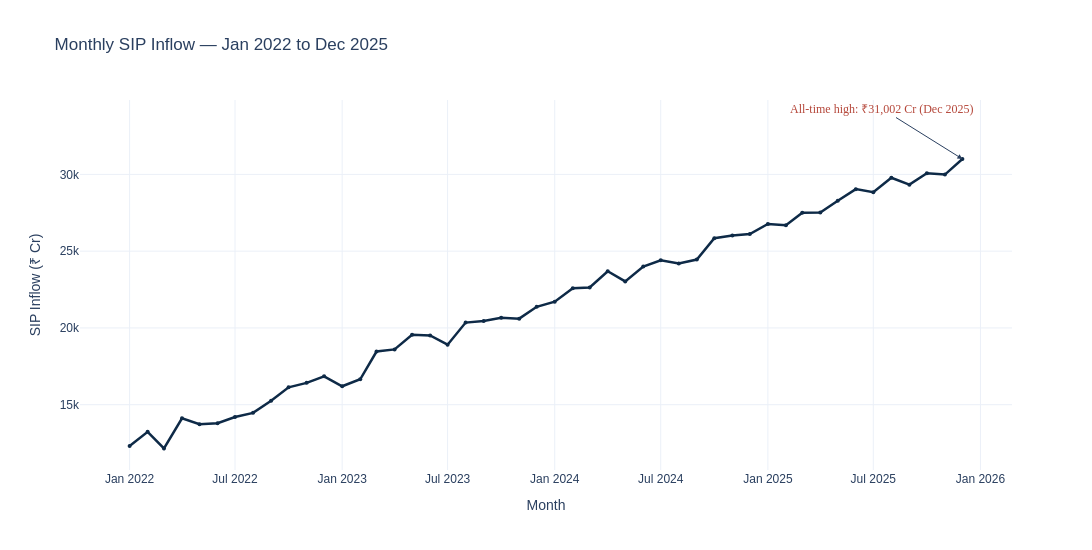

Notebook code for this chart:
### Markdown cell above
## 3. SIP Inflow Time-Series — Jan 2022 to Dec 2025
Monthly SIP contribution trend, annotating the **₹31,002 Cr all-time high** in December 2025.

### Code cell
sip['month_dt'] = pd.to_datetime(sip['month'])
peak_row = sip.loc[sip['sip_inflow_cr'].idxmax()]

fig = go.Figure()
fig.add_trace(go.Scatter(x=sip['month_dt'], y=sip['sip_inflow_cr'], mode='lines+markers',
                          line=dict(color=NAVY, width=2.5), marker=dict(size=4)))
fig.add_annotation(x=peak_row['month_dt'], y=peak_row['sip_inflow_cr'],
                    text=f"All-time high: ₹{peak_row['sip_inflow_cr']:,.0f} Cr (Dec 2025)",
                    showarrow=True, arrowhead=2, ax=-80, ay=-50,
                    font=dict(size=12, color=CORAL, family='Arial Black'))
fig.update_layout(title='Monthly SIP Inflow — Jan 2022 to Dec 2025',
                   xaxis_title='Month', yaxis_title='SIP Inflow (₹ Cr)',
                   template='plotly_white', height=550, width=1100, font=dict(family='Arial', size=12))
save_plotly(fig, '04_sip_monthly_trend')

### Figure 1 — Plotly figure (JSON) as saved in the notebook; plotly's stock layout.template omitted (floating-point values rounded to 4 significant figures)
{"data": [{"line": {"color": "#0E2A47", "width": 2.5}, "marker": {"size": 4}, "mode": "lines+markers", "type": "scatter", "x": ["2022-01-01T00:00:00.000000", "2022-02-01T00:00:00.000000", "2022-03-01T00:00:00.000000", "2022-04-01T00:00:00.000000", "2022-05-01T00:00:00.000000", "2022-06-01T00:00:00.000000", "2022-07-01T00:00:00.000000", "2022-08-01T00:00:00.000000", "2022-09-01T00:00:00.000000", "2022-10-01T00:00:00.000000", "2022-11-01T00:00:00.000000", "2022-12-01T00:00:00.000000", "2023-01-01T00:00:00.000000", "2023-02-01T00:00:00.000000", "2023-03-01T00:00:00.000000", "2023-04-01T00:00:00.000000", "2023-05-01T00:00:00.000000", "2023-06-01T00:00:00.000000", "2023-07-01T00:00:00.000000", "2023-08-01T00:00:00.000000", "2023-09-01T00:00:00.000000", "2023-10-01T00:00:00.000000", "2023-11-01T00:00:00.000000", "2023-12-01T00:00:00.000000", "2024-01-01T00:00:00.000000", "2024-02-01T00:00:00.000000", "2024-03-01T00:00:00.000000", "2024-04-01T00:00:00.000000", "2024-05-01T00:00:00.000000", "2024-06-01T00:00:00.000000", "2024-07-01T00:00:00.000000", "2024-08-01T00:00:00.000000", "2024-09-01T00:00:00.000000", "2024-10-01T00:00:00.000000", "2024-11-01T00:00:00.000000", "2024-12-01T00:00:00.000000", "2025-01-01T00:00:00.000000", "2025-02-01T00:00:00.000000", "2025-03-01T00:00:00.000000", "2025-04-01T00:00:00.000000", "2025-05-01T00:00:00.000000", "2025-06-01T00:00:00.000000", "2025-07-01T00:00:00.000000", "2025-08-01T00:00:00.000000", "2025-09-01T00:00:00.000000", "2025-10-01T00:00:00.000000", "2025-11-01T00:00:00.000000", "2025-12-01T00:00:00.000000"], "y": [12310.0, 13230.0, 12150.0, 14110.0, 13730.0, 13800.0, 14200.0, 14470.0, 15260.0, 16140.0, 16420.0, 16850.0, 16200.0, 16660.0, 18460.0, 18600.0, 19550.0, 19510.0, 18910.0, 20350.0, 20460.0, 20670.0, 20600.0, 21380.0, 21710.0, 22580.0, 22640.0, 23690.0, 23030.0, 23990.0, 24410.0, 24200.0, 24450.0, 25840.0, 26020.0, 26120.0, 26770.0, 26690.0, 27500.0, 27520.0, 28280.0, 29040.0, 28840.0, 29780.0, 29330.0, 30070.0, 29990.0, 31000.0]}], "layout": {"annotations": [{"arrowhead": 2, "ax": -80, "ay": -50, "font": {"color": "#B5473A", "family": "Arial Black", "size": 12}, "showarrow": true, "text": "All-time high: ₹31,002 Cr (Dec 2025)", "x": "2025-12-01T00:00:00", "y": 31000.0}], "font": {"family": "Arial", "size": 12}, "height": 550, "title": {"text": "Monthly SIP Inflow — Jan 2022 to Dec 2025"}, "width": 1100, "xaxis": {"title": {"text": "Month"}}, "yaxis": {"title": {"text": "SIP Inflow (₹ Cr)"}}}}
